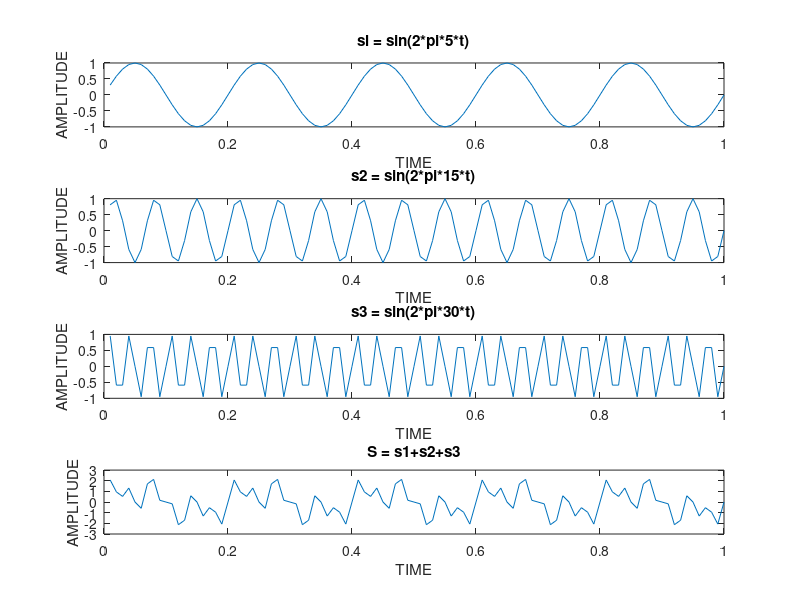
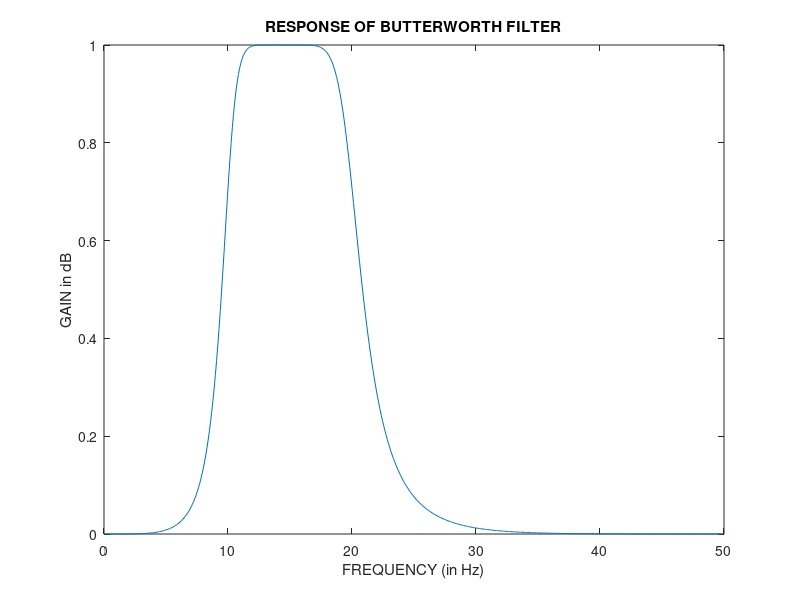
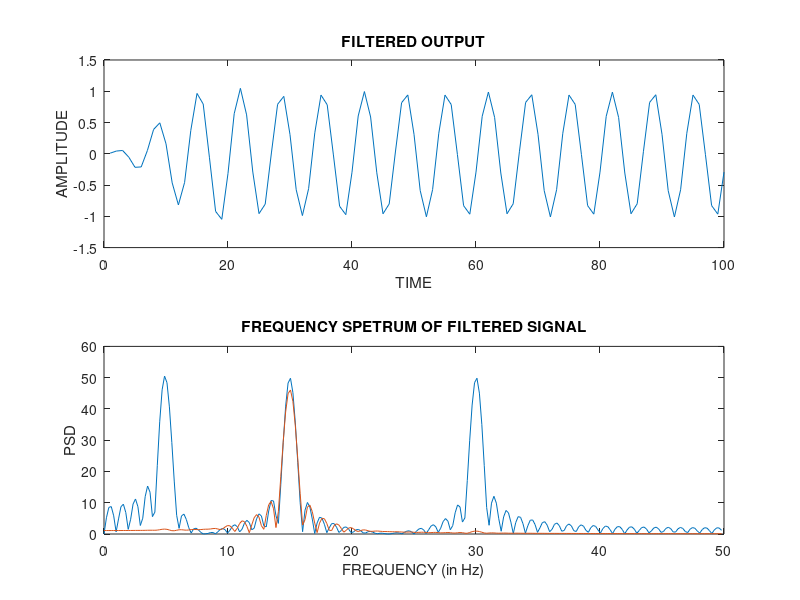

Write MATLAB code to recreate these figures, in order.
clc;
clear all;
close all;
fs=100;
t = (1:100) /fs;
s1 = sin(2*pi*5*t);
subplot (4,1,1);
plot(t, s1);
title('sl = sin(2*pi*5*t)');
xlabel('TIME');
ylabel ('AMPLITUDE');
s2 = sin(2*pi*15*t);
subplot (4,1,2);
plot(t, s2);
title('s2 = sin(2*pi*15*t)');
xlabel('TIME');
ylabel ('AMPLITUDE');
s3 = sin(2*pi*30*t);
subplot (4,1,3);
plot(t, s3);
title('s3 = sin(2*pi*30*t)');
xlabel('TIME');
ylabel ('AMPLITUDE');
s = s1+s2+s3;
subplot (4,1, 4);
plot(t,s);
title('S = s1+s2+s3');
xlabel('TIME');
ylabel ('AMPLITUDE');
Wn = [10 20]*2/fs;
[b, a] = butter (4, Wn);
[h, w] = freqz (b, a, 512);
figure (2);
plot (w*fs/(2*pi), abs (h));
title('RESPONSE OF BUTTERWORTH FILTER');
xlabel ('FREQUENCY (in Hz)');
ylabel('GAIN in dB');
sf = filter (b,a,s);
figure (3);
subplot (2,1,1);
plot (sf);
title('FILTERED OUTPUT');
xlabel('TIME');
ylabel('AMPLITUDE');
s = fft (s,512);
sf = fft (sf,512);
p = (0:255)/256*(fs/2);
subplot (2,1,2);
plot(p, abs([s(1:256)' sf(1:256)']));
title('FREQUENCY SPETRUM OF FILTERED SIGNAL');
xlabel('FREQUENCY (in Hz)');
ylabel ('PSD');
